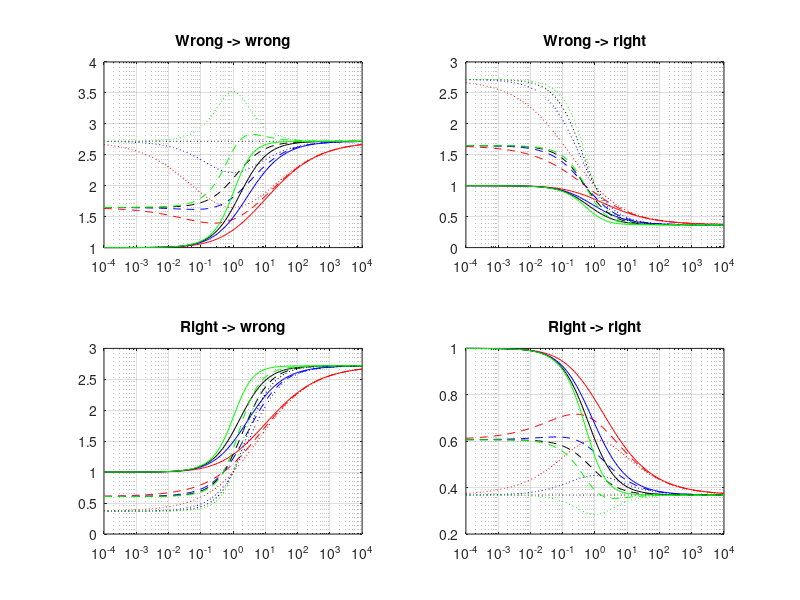

The MATLAB script that drew this image:
function gamma_function

% gamma_function.m
% Jeremy Barnes, 16/10/1999
% $Id$

gamma = logspace(-4, 4, 101);

figure(1);  clf;

allp = [0.5 0.75 1.0 1.5];
margw = [-1 -0.5 0];
margr = [1 0.5 0];
colors = {'r', 'b', 'k', 'g'};
styles = {':', '--', '-'};

for i=1:length(allp)

   p = allp(i);
   
   for j=1:length(margw)
      cwr = calc_cost(gamma, -1, margw(j), p);
      crr = calc_cost(gamma, -1, margr(j), p);
      crw = calc_cost(gamma,  1, margr(j), p);
      cww = calc_cost(gamma,  1, margw(j), p);
      
      style = [colors{i} styles{j}];
      
      subplot(2, 2, 1);
      semilogx(gamma, cww, style);
      title('Wrong -> wrong');  grid on;  hold on;
      
      subplot(2, 2, 2);
      semilogx(gamma, cwr, style);
      title('Wrong -> right');  grid on;  hold on;
      
      subplot(2, 2, 3);
      semilogx(gamma, crw, style);
      title('Right -> wrong');  grid on;  hold on;
      
      subplot(2, 2, 4);
      semilogx(gamma, crr, style);
      title('Right -> right');  grid on;  hold on;
   end
end





function c = calc_cost(gamma, gammasign, marg, p)

c = exp((-marg + (gammasign.*gamma)) ./ ((1 + gamma.^p).^(1./p)));
